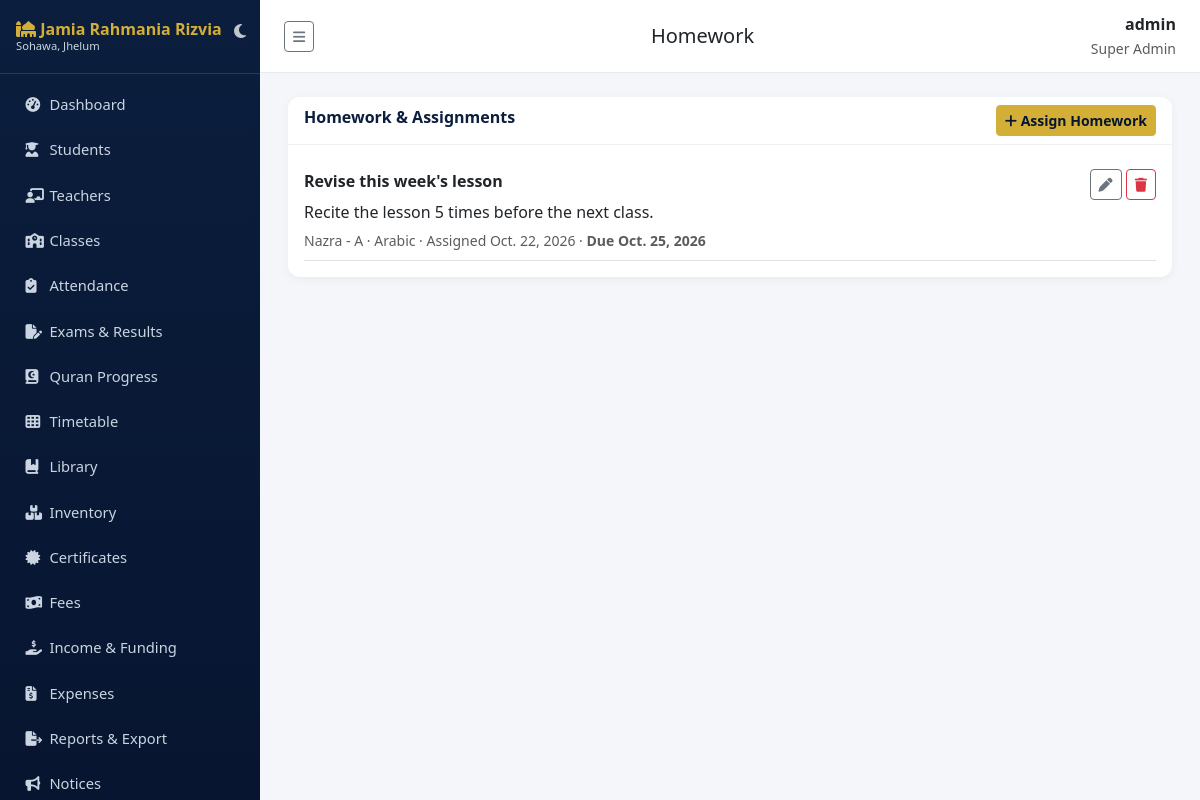
The app's page /homework/ (signed in) with its own data.
### accounts/models.py (models this page shows, shortened)
class User(AbstractUser):
    class Role(models.TextChoices):
        SUPER_ADMIN = "SUPER_ADMIN", "Super Admin"
        PRINCIPAL = "PRINCIPAL", "Principal"
        ADMIN = "ADMIN", "Admin"
        TEACHER = "TEACHER", "Teacher"
        STUDENT = "STUDENT", "Student"
        PARENT = "PARENT", "Parent"
        ACCOUNTANT = "ACCOUNTANT", "Accountant"
        LIBRARIAN = "LIBRARIAN", "Librarian"
        STAFF = "STAFF", "Staff"
    role = models.CharField(max_length=20, choices=Role.choices, default=Role.STUDENT)
    phone = models.CharField(max_length=20, blank=True)
    photo = models.ImageField(upload_to="profile_photos/", blank=True, null=True)

### homework/models.py (models this page shows, shortened)
class Homework(models.Model):
    section = models.ForeignKey("academics.Section", on_delete=models.CASCADE, related_name="homework")
    subject = models.ForeignKey("academics.Subject", on_delete=models.SET_NULL, null=True, blank=True, related_name="homework")
    title = models.CharField(max_length=200)
    description = models.TextField(blank=True)
    assigned_on = models.DateField(default=datetime.date.today)
    due_date = models.DateField()
    attachment = models.FileField(upload_to="homework/", blank=True, null=True)
    assigned_by = models.ForeignKey("accounts.User", on_delete=models.SET_NULL, null=True, blank=True)
    class Meta:
        ordering = ["-due_date", "-id"]
        verbose_name_plural = "Homework"

### academics/models.py (models this page shows, shortened)
class Section(models.Model):
    school_class = models.ForeignKey(SchoolClass, on_delete=models.CASCADE, related_name="sections")
    name = models.CharField(max_length=10)  # e.g. A, B
    class_teacher = models.ForeignKey("teachers.Teacher", on_delete=models.SET_NULL, null=True, blank=True, related_name="class_sections")
    room_number = models.CharField(max_length=20, blank=True)
    class Meta:
        unique_together = ["school_class", "name"]
        ordering = ["school_class", "name"]
    def __str__(self):
        return f"{self.school_class.name} - {self.name}"

class SchoolClass(models.Model):
    name = models.CharField(max_length=50)  # e.g. Grade 1
    academic_year = models.ForeignKey(AcademicYear, on_delete=models.CASCADE, related_name="classes")
    class Meta:
        unique_together = ["name", "academic_year"]
        ordering = ["name"]

class Subject(models.Model):
    name = models.CharField(max_length=100)
    code = models.CharField(max_length=20, unique=True)
    school_class = models.ForeignKey(SchoolClass, on_delete=models.CASCADE, related_name="subjects")
    teacher = models.ForeignKey("teachers.Teacher", on_delete=models.SET_NULL, null=True, blank=True, related_name="subjects")
    class Meta:
        ordering = ["name"]

### homework/views.py (the view)
# urls.py: path("", views.homework_list, name="list"),
@login_required
def homework_list(request):
    user = request.user
    qs = Homework.objects.select_related("section__school_class", "subject", "assigned_by")
    if user.is_superuser or user.role in ("SUPER_ADMIN", "PRINCIPAL", "ADMIN"):
        pass
    elif user.role == "TEACHER":
        qs = qs.filter(section__in=allowed_sections(user))
    elif user.role in ("STUDENT", "PARENT"):
        qs = qs.filter(section__students__in=family_students(user)).distinct()
    else:
        raise PermissionDenied
    can_edit = is_management(user) or user.role == "TEACHER"
    return render(request, "homework/homework_list.html", {"items": qs[:100], "can_edit": can_edit})

### accounts/utils.py (called while the page is built)
def is_management(user):
    return user.is_authenticated and (user.is_superuser or user.role in MANAGEMENT_ROLES)

### sitepages/context_processors.py (called while the page is built)
def site_settings(request):
    s = SiteSettings.get_solo()
    years = max(datetime.date.today().year - s.established_year, 0)
    return {"site_settings": s, "years_of_service": years}

### sitepages/models.py (called while the page is built)
    @classmethod
    def get_solo(cls):
        obj = cls.objects.first()
        if not obj:
            obj = cls.objects.create()
        return obj

### templates/homework/homework_list.html
{% extends "base.html" %}
{% block page_title %}Homework{% endblock %}
{% block content %}
<div class="card">
  <div class="card-header d-flex justify-content-between"><span>Homework &amp; Assignments</span>
    {% if can_edit %}<a href="{% url 'homework:add' %}" class="btn btn-gold btn-sm"><i class="fa-solid fa-plus"></i> Assign Homework</a>{% endif %}</div>
  <div class="card-body">
    {% for h in items %}
    <div class="border-bottom py-2">
      <div class="d-flex justify-content-between">
        <strong>{{ h.title }}</strong>
        <div>{% if h.attachment %}<a href="{{ h.attachment.url }}" class="btn btn-sm btn-outline-secondary" target="_blank"><i class="fa-solid fa-paperclip"></i></a>{% endif %}
        {% if can_edit %}<a href="{% url 'homework:edit' h.pk %}" class="btn btn-sm btn-outline-secondary"><i class="fa-solid fa-pen"></i></a>
        <a href="{% url 'homework:delete' h.pk %}" class="btn btn-sm btn-outline-danger"><i class="fa-solid fa-trash"></i></a>{% endif %}</div>
      </div>
      {% if h.description %}<p class="mb-1">{{ h.description|linebreaksbr }}</p>{% endif %}
      <small class="text-muted">{{ h.section }}{% if h.subject %} · {{ h.subject.name }}{% endif %} · Assigned {{ h.assigned_on }} · <strong>Due {{ h.due_date }}</strong></small>
    </div>
    {% empty %}<p class="text-muted mb-0">No homework assigned yet.</p>{% endfor %}
  </div>
</div>
{% endblock %}

### templates/base.html (shortened to what this page needs)
{% load static %}
<!DOCTYPE html>
<html lang="en" id="theme-wrapper" data-bs-theme="light">
<head>
<link href="https://cdn.jsdelivr.net/npm/bootstrap@5.3.3/dist/css/bootstrap.min.css" rel="stylesheet">
<link href="https://cdnjs.cloudflare.com/ajax/libs/font-awesome/6.5.1/css/all.min.css" rel="stylesheet">
<link href="{% static 'css/style.css' %}" rel="stylesheet">
</head>
<body>
<nav class="sidebar" id="sidebar">
  <div class="brand d-flex justify-content-between align-items-center">
    <div>
      <i class="fa-solid fa-mosque"></i> Jamia Rahmania Rizvia
      <small class="d-block" style="font-size:.7rem;color:#cbd5e1;font-weight:400">Sohawa, Jhelum</small>
    </div>
    <button id="theme-toggle-btn" class="btn p-1 border-0 text-white opacity-75 hover-opacity-100" title="Switch Theme" style="background: transparent; box-shadow: none;">
      <i class="fa-solid fa-moon fs-6" id="theme-icon"></i>
    </button>
  </div>
  <ul class="nav flex-column py-2">
    {% if request.user.role in "STUDENT,PARENT" %}
      <li class="nav-item"><a class="nav-link {% if request.resolver_match.namespace == 'portal' %}active{% endif %}" href="{% url 'portal:home' %}"><i class="fa-solid fa-gauge-high"></i> My Portal</a></li>
      <li class="nav-item"><a class="nav-link {% if request.resolver_match.namespace == 'notices' and request.resolver_match.url_name == 'list' %}active{% endif %}" href="{% url 'notices:list' %}"><i class="fa-solid fa-bullhorn"></i> Notices</a></li>
      <li class="nav-item"><a class="nav-link {% if request.resolver_match.namespace == 'timetable' %}active{% endif %}" href="{% url 'timetable:view' %}"><i class="fa-solid fa-table-cells"></i> Timetable</a></li>
      <li class="nav-item"><a class="nav-link" href="{% url 'notices:event_list' %}"><i class="fa-solid fa-calendar-days"></i> Events</a></li>
    {% else %}
      <li class="nav-item"><a class="nav-link {% if request.resolver_match.namespace == 'dashboard' %}active{% endif %}" href="{% url 'dashboard:index' %}"><i class="fa-solid fa-gauge-high"></i> Dashboard</a></li>
      <li class="nav-item"><a class="nav-link {% if request.resolver_match.namespace == 'students' %}active{% endif %}" href="{% url 'students:list' %}"><i class="fa-solid fa-user-graduate"></i> Students</a></li>
      {% if request.user.is_superuser or request.user.role in "SUPER_ADMIN,PRINCIPAL,ADMIN" %}
      <li class="nav-item"><a class="nav-link {% if request.resolver_match.namespace == 'teachers' %}active{% endif %}" href="{% url 'teachers:list' %}"><i class="fa-solid fa-chalkboard-user"></i> Teachers</a></li>
      <li class="nav-item"><a class="nav-link {% if request.resolver_match.url_name == 'class_list' %}active{% endif %}" href="{% url 'academics:class_list' %}"><i class="fa-solid fa-school"></i> Classes</a></li>
      {% endif %}
      <li class="nav-item"><a class="nav-link " href="{% url 'attendance:mark' %}"><i class="fa-solid fa-clipboard-check"></i> Attendance</a></li>
      {% if request.user.is_superuser or request.user.role in "SUPER_ADMIN,PRINCIPAL,ADMIN,TEACHER" %}
      <li class="nav-item"><a class="nav-link {% if request.resolver_match.namespace == 'exams' %}active{% endif %}" href="{% url 'exams:list' %}"><i class="fa-solid fa-file-pen"></i> Exams &amp; Results</a></li>
      <li class="nav-item"><a class="nav-link {% if request.resolver_match.namespace == 'hifz' %}active{% endif %}" href="{% url 'hifz:list' %}"><i class="fa-solid fa-book-quran"></i> Quran Progress</a></li>
      {% endif %}
      <li class="nav-item"><a class="nav-link " href="{% url 'timetable:view' %}"><i class="fa-solid fa-table-cells"></i> Timetable</a></li>
      <li class="nav-item"><a class="nav-link {% if request.resolver_match.namespace == 'library' %}active{% endif %}" href="{% url 'library:books' %}"><i class="fa-solid fa-book-bookmark"></i> Library</a></li>
      {% if request.user.is_superuser or request.user.role in "SUPER_ADMIN,PRINCIPAL,ADMIN,STAFF,LIBRARIAN" %}
      <li class="nav-item"><a class="nav-link {% if request.resolver_match.namespace == 'inventory' %}active{% endif %}" href="{% url 'inventory:list' %}"><i class="fa-solid fa-boxes-stacked"></i> Inventory</a></li>
      {% endif %}
      {% if request.user.is_superuser or request.user.role in "SUPER_ADMIN,PRINCIPAL,ADMIN" %}
      <li class="nav-item"><a class="nav-link {% if request.resolver_match.namespace == 'certificates' %}active{% endif %}" href="{% url 'certificates:list' %}"><i class="fa-solid fa-certificate"></i> Certificates</a></li>
      {% endif %}
      {% if request.user.is_superuser or request.user.role in "SUPER_ADMIN,PRINCIPAL,ADMIN,ACCOUNTANT" %}
      <li class="nav-item"><a class="nav-link {% if request.resolver_match.url_name == 'payment_list' %}active{% endif %}" href="{% url 'fees:payment_list' %}"><i class="fa-solid fa-money-bill-wave"></i> Fees</a></li>
      <li class="nav-item"><a class="nav-link {% if request.resolver_match.url_name == 'income_list' %}active{% endif %}" href="{% url 'fees:income_list' %}"><i class="fa-solid fa-hand-holding-dollar"></i> Income &amp; Funding</a></li>
      <li class="nav-item"><a class="nav-link {% if request.resolver_match.url_name == 'expense_list' %}active{% endif %}" href="{% url 'fees:expense_list' %}"><i class="fa-solid fa-file-invoice-dollar"></i> Expenses</a></li>
      {% endif %}
      {% if request.user.is_superuser or request.user.role in "SUPER_ADMIN,PRINCIPAL,ADMIN,ACCOUNTANT" %}
      <li class="nav-item"><a class="nav-link {% if request.resolver_match.namespace == 'reports' %}active{% endif %}" href="{% url 'reports:index' %}"><i class="fa-solid fa-file-export"></i> Reports &amp; Export</a></li>
      {% endif %}
      <li class="nav-item"><a class="nav-link {% if request.resolver_match.namespace == 'notices' %}active{% endif %}" href="{% url 'notices:list' %}"><i class="fa-solid fa-bullhorn"></i> Notices</a></li>
    {% endif %}
  </ul>
</nav>
<div class="main-content">
  <div class="topbar">
    <button class="btn btn-sm btn-outline-secondary" id="sidebarToggle" type="button" title="Show / hide menu" aria-label="Toggle menu"><i class="fa-solid fa-bars"></i></button>
    <h5 class="mb-0">{% block page_title %}Dashboard{% endblock %}</h5>
    <div class="text-end">
      <div class="fw-semibold">{{ request.user.get_full_name|default:request.user.username }}</div>
      <small class="text-muted">{{ request.user.get_role_display }}</small>
    </div>
  </div>
  {% block content %}{% endblock %}
</div>
</body>
</html>

### static/css/style.css (style rules this page uses)
:root { --navy: #0b1e3d; --navy-dark: #071530; --gold: #d4af37; --gold-light: #f0d878; --bg: #f4f6fa; }
body { background: var(--bg); font-family: 'Segoe UI', Roboto, sans-serif; }
.sidebar { background: linear-gradient(180deg, var(--navy) 0%, var(--navy-dark) 100%); min-height: 100vh; width: 250px; position: fixed; top: 0; left: 0; z-index: 1030; }
.sidebar .brand { color: var(--gold); font-weight: 700; padding: 1.25rem 1rem; border-bottom: 1px solid rgba(212,175,55,.2); }
.sidebar .nav-link { color: #cbd5e1; padding: .6rem 1.1rem; border-radius: 6px; margin: 2px 8px; font-size: .92rem; }
.sidebar .nav-link i { width: 20px; }
.main-content { margin-left: 250px; padding: 1.5rem 1.75rem; }
.topbar { background: #fff; border-bottom: 1px solid #e5e9f0; padding: .75rem 1.5rem; margin: -1.5rem -1.75rem 1.5rem -1.75rem; display: flex; justify-content: space-between; align-items: center; }
.card { border: none; border-radius: 12px; box-shadow: 0 2px 10px rgba(0,0,0,.05); }
.card-header { background: #fff; border-bottom: 1px solid #eef0f4; font-weight: 600; color: var(--navy); border-radius: 12px 12px 0 0 !important; }
.btn-gold { background: var(--gold); border-color: var(--gold); color: var(--navy-dark); font-weight: 600; }
#sidebar { position: fixed; top: 0; left: 0; width: 260px; height: 100vh; overflow-y: auto !important; z-index: 1050; transition: all 0.3s ease; }
.main-content { margin-left: 260px; transition: all 0.3s ease; }
#sidebar .brand { padding-right: 35px !important; line-height: 1.2 !important; }
#theme-toggle-btn { position: absolute; right: 10px; top: 15px; z-index: 10; }

### templates/base.html (style rules this page uses)
html, body { min-height: 100vh !important; height: 100%; }
#sidebar .brand { cursor: grab; user-select: none; touch-action: none; }

### records on screen
User: user.get_full_name "admin", user.role "Super Admin"
Homework: title "Revise this week's lesson", description "Recite the lesson 5 times before the next class.", section "Nazra - A", subject.name "Arabic", assigned_on "Oct. 22, 2026", due_date "Oct. 25, 2026"
